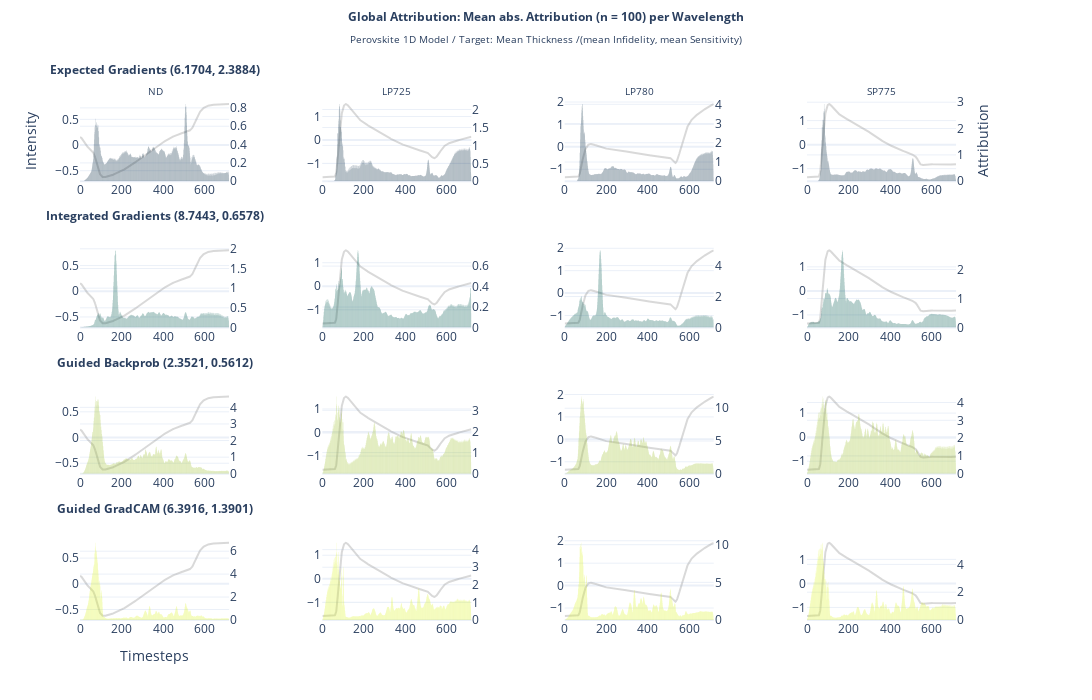

Notebook code cell kept with this figure:
### Code cell
import plotly.graph_objects as go


def format_title(title, subtitle=None, font_size=12, subtitle_font_size=10):
    title = f'<span style="font-size: {font_size}px;"><b>{title}</b></span>'
    if not subtitle:
        return title
    subtitle = f'<span style="font-size: {subtitle_font_size}px;">{subtitle}</span>'
    return f"{title}<br>{subtitle}"


from plotly.subplots import make_subplots

x = x_batch.mean(0)

fig = make_subplots(
    rows=4,
    cols=4,
    specs=[
        [
            {"secondary_y": True},
            {"secondary_y": True},
            {"secondary_y": True},
            {"secondary_y": True},
        ],
        [
            {"secondary_y": True},
            {"secondary_y": True},
            {"secondary_y": True},
            {"secondary_y": True},
        ],
        [
            {"secondary_y": True},
            {"secondary_y": True},
            {"secondary_y": True},
            {"secondary_y": True},
        ],
        [
            {"secondary_y": True},
            {"secondary_y": True},
            {"secondary_y": True},
            {"secondary_y": True},
        ],
    ],
    subplot_titles=(
        format_title(
            "Expected Gradients ("
            + str(np.round(infid_eg.numpy(), 4))
            + ", "
            + str(np.round(sens_eg.numpy(), 4))
            + ")",
            "ND",
        ),
        format_title("", "LP725"),
        format_title("", "LP780"),
        format_title("", "SP775"),
        format_title(
            "Integrated Gradients ("
            + str(np.round(infid_ig.numpy(), 4))
            + ", "
            + str(np.round(sens_ig.numpy(), 4))
            + ")",
            " ",
        ),
        None,
        None,
        None,
        format_title(
            "Guided Backprob ("
            + str(np.round(infid_gbp.numpy(), 4))
            + ", "
            + str(np.round(sens_gbp.numpy(), 4))
            + ")",
            " ",
        ),
        None,
        None,
        None,
        format_title(
            "Guided GradCAM ("
            + str(np.round(infid_ggc.numpy(), 4))
            + ", "
            + str(np.round(sens_ggc.numpy(), 4))
            + ")",
            " ",
        ),
        None,
        None,
        None,
    ),
)


fig.add_trace(
    go.Scatter(y=x[0], name="ND", marker_color="grey", opacity=0.3, showlegend=False),
    row=1,
    col=1,
)
fig.add_trace(
    go.Bar(
        y=attr_eg.squeeze()[0],
        marker_color="#042940",
        opacity=0.5,
        showlegend=False,
        marker_line_width=0,
    ),
    secondary_y=True,
    row=1,
    col=1,
)

fig.add_trace(
    go.Scatter(
        y=x[1], name="LP725", marker_color="grey", opacity=0.3, showlegend=False
    ),
    row=1,
    col=2,
)
fig.add_trace(
    go.Bar(
        y=attr_eg.squeeze()[1],
        marker_color="#042940",
        opacity=0.5,
        showlegend=False,
        marker_line_width=0,
    ),
    secondary_y=True,
    row=1,
    col=2,
)

fig.add_trace(
    go.Scatter(
        y=x[2], name="LP780", marker_color="grey", opacity=0.3, showlegend=False
    ),
    row=1,
    col=3,
)
fig.add_trace(
    go.Bar(
        y=attr_eg.squeeze()[2],
        marker_color="#042940",
        opacity=0.5,
        showlegend=False,
        marker_line_width=0,
    ),
    secondary_y=True,
    row=1,
    col=3,
)

fig.add_trace(
    go.Scatter(
        y=x[3], name="SP775", marker_color="grey", opacity=0.3, showlegend=False
    ),
    row=1,
    col=4,
)
fig.add_trace(
    go.Bar(
        y=attr_eg.squeeze()[3],
        marker_color="#042940",
        opacity=0.5,
        showlegend=False,
        marker_line_width=0,
    ),
    secondary_y=True,
    row=1,
    col=4,
)


fig.add_trace(
    go.Scatter(y=x[0], name="ND", marker_color="grey", opacity=0.3, showlegend=False),
    row=2,
    col=1,
)
fig.add_trace(
    go.Bar(
        y=attr_ig.squeeze()[0],
        marker_color="#005C53",
        opacity=0.5,
        showlegend=False,
        marker_line_width=0,
    ),
    secondary_y=True,
    row=2,
    col=1,
)

fig.add_trace(
    go.Scatter(
        y=x[1], name="LP725", marker_color="grey", opacity=0.3, showlegend=False
    ),
    row=2,
    col=2,
)
fig.add_trace(
    go.Bar(
        y=attr_ig.squeeze()[1],
        marker_color="#005C53",
        opacity=0.5,
        showlegend=False,
        marker_line_width=0,
    ),
    secondary_y=True,
    row=2,
    col=2,
)

fig.add_trace(
    go.Scatter(
        y=x[2], name="LP780", marker_color="grey", opacity=0.3, showlegend=False
    ),
    row=2,
    col=3,
)
fig.add_trace(
    go.Bar(
        y=attr_ig.squeeze()[2],
        marker_color="#005C53",
        opacity=0.5,
        showlegend=False,
        marker_line_width=0,
    ),
    secondary_y=True,
    row=2,
    col=3,
)

fig.add_trace(
    go.Scatter(
        y=x[3], name="SP775", marker_color="grey", opacity=0.3, showlegend=False
    ),
    row=2,
    col=4,
)
fig.add_trace(
    go.Bar(
        y=attr_ig.squeeze()[3],
        marker_color="#005C53",
        opacity=0.5,
        showlegend=False,
        marker_line_width=0,
    ),
    secondary_y=True,
    row=2,
    col=4,
)


fig.add_trace(
    go.Scatter(y=x[0], name="ND", marker_color="grey", opacity=0.3, showlegend=False),
    row=3,
    col=1,
)
fig.add_trace(
    go.Bar(
        y=attr_gbp.squeeze()[0],
        marker_color="#9FC131",
        opacity=0.5,
        showlegend=False,
        marker_line_width=0,
    ),
    secondary_y=True,
    row=3,
    col=1,
)

fig.add_trace(
    go.Scatter(
        y=x[1], name="LP725", marker_color="grey", opacity=0.3, showlegend=False
    ),
    row=3,
    col=2,
)
fig.add_trace(
    go.Bar(
        y=attr_gbp.squeeze()[1],
        marker_color="#9FC131",
        opacity=0.5,
        showlegend=False,
        marker_line_width=0,
    ),
    secondary_y=True,
    row=3,
    col=2,
)

fig.add_trace(
    go.Scatter(
        y=x[2], name="LP780", marker_color="grey", opacity=0.3, showlegend=False
    ),
    row=3,
    col=3,
)
fig.add_trace(
    go.Bar(
        y=attr_gbp.squeeze()[2],
        marker_color="#9FC131",
        opacity=0.5,
        showlegend=False,
        marker_line_width=0,
    ),
    secondary_y=True,
    row=3,
    col=3,
)

fig.add_trace(
    go.Scatter(
        y=x[3], name="SP775", marker_color="grey", opacity=0.3, showlegend=False
    ),
    row=3,
    col=4,
)
fig.add_trace(
    go.Bar(
        y=attr_gbp.squeeze()[3],
        marker_color="#9FC131",
        opacity=0.5,
        showlegend=False,
        marker_line_width=0,
    ),
    secondary_y=True,
    row=3,
    col=4,
)


fig.add_trace(
    go.Scatter(y=x[0], name="ND", marker_color="grey", opacity=0.3, showlegend=False),
    row=4,
    col=1,
)
fig.add_trace(
    go.Bar(
        y=attr_ggc.squeeze()[0],
        marker_color="#DBF227",
        opacity=0.5,
        showlegend=False,
        marker_line_width=0,
    ),
    secondary_y=True,
    row=4,
    col=1,
)

fig.add_trace(
    go.Scatter(
        y=x[1], name="LP725", marker_color="grey", opacity=0.3, showlegend=False
    ),
    row=4,
    col=2,
)
fig.add_trace(
    go.Bar(
        y=attr_ggc.squeeze()[1],
        marker_color="#DBF227",
        opacity=0.5,
        showlegend=False,
        marker_line_width=0,
    ),
    secondary_y=True,
    row=4,
    col=2,
)

fig.add_trace(
    go.Scatter(
        y=x[2], name="LP780", marker_color="grey", opacity=0.3, showlegend=False
    ),
    row=4,
    col=3,
)
fig.add_trace(
    go.Bar(
        y=attr_ggc.squeeze()[2],
        marker_color="#DBF227",
        opacity=0.5,
        showlegend=False,
        marker_line_width=0,
    ),
    secondary_y=True,
    row=4,
    col=3,
)

fig.add_trace(
    go.Scatter(
        y=x[3], name="SP775", marker_color="grey", opacity=0.3, showlegend=False
    ),
    row=4,
    col=4,
)
fig.add_trace(
    go.Bar(
        y=attr_ggc.squeeze()[3],
        marker_color="#DBF227",
        opacity=0.5,
        showlegend=False,
        marker_line_width=0,
    ),
    secondary_y=True,
    row=4,
    col=4,
)

fig.update_yaxes(title=None)
fig.update_yaxes(title_text=None, secondary_y=True)
fig.update_xaxes(title=None)

fig.update_yaxes(title="Intensity", row=1, col=1)
fig.update_yaxes(title_text=None, secondary_y=True, row=1, col=1)
fig.update_yaxes(title_text="Attribution", secondary_y=True, row=1, col=4)
fig.update_xaxes(title="Timesteps", row=4, col=1)

if target == "pce":
    subtitle = "Perovskite 1D Model / Target: PCE /(mean Infidelity, mean Sensitivity)"
else:
    subtitle = "Perovskite 1D Model / Target: Mean Thickness /(mean Infidelity, mean Sensitivity)"

fig.update_layout(
    title=format_title(
        "Global Attribution: Mean abs. Attribution (n = "
        + str(batch_size)
        + ") per Wavelength",
        subtitle,
    ),
    legend_title=None,
    title_y=0.97,
    title_x=0.5,
    template="plotly_white",
    height=700,
    width=1400,
)

fig.write_image("xai/images/" + target +"/1D/1D_cmp_global_wl.png", scale=2)

fig.show()

### Figure 1 — Plotly figure (JSON) as saved in the notebook; plotly's stock layout.template omitted (floating-point values rounded to 4 significant figures; data arrays with more than 128 entries replaced by an {"elided": "..."} marker saying what was removed)
{"data": [{"marker": {"color": "grey"}, "name": "ND", "opacity": 0.3, "showlegend": false, "type": "scatter", "xaxis": "x", "y": {"elided": "719 float values"}, "yaxis": "y"}, {"marker": {"color": "#042940", "line": {"width": 0}}, "opacity": 0.5, "showlegend": false, "type": "bar", "xaxis": "x", "y": {"elided": "719 float values"}, "yaxis": "y2"}, {"marker": {"color": "grey"}, "name": "LP725", "opacity": 0.3, "showlegend": false, "type": "scatter", "xaxis": "x2", "y": {"elided": "719 float values"}, "yaxis": "y3"}, {"marker": {"color": "#042940", "line": {"width": 0}}, "opacity": 0.5, "showlegend": false, "type": "bar", "xaxis": "x2", "y": {"elided": "719 float values"}, "yaxis": "y4"}, {"marker": {"color": "grey"}, "name": "LP780", "opacity": 0.3, "showlegend": false, "type": "scatter", "xaxis": "x3", "y": {"elided": "719 float values"}, "yaxis": "y5"}, {"marker": {"color": "#042940", "line": {"width": 0}}, "opacity": 0.5, "showlegend": false, "type": "bar", "xaxis": "x3", "y": {"elided": "719 float values"}, "yaxis": "y6"}, {"marker": {"color": "grey"}, "name": "SP775", "opacity": 0.3, "showlegend": false, "type": "scatter", "xaxis": "x4", "y": {"elided": "719 float values"}, "yaxis": "y7"}, {"marker": {"color": "#042940", "line": {"width": 0}}, "opacity": 0.5, "showlegend": false, "type": "bar", "xaxis": "x4", "y": {"elided": "719 float values"}, "yaxis": "y8"}, {"marker": {"color": "grey"}, "name": "ND", "opacity": 0.3, "showlegend": false, "type": "scatter", "xaxis": "x5", "y": {"elided": "719 float values"}, "yaxis": "y9"}, {"marker": {"color": "#005C53", "line": {"width": 0}}, "opacity": 0.5, "showlegend": false, "type": "bar", "xaxis": "x5", "y": {"elided": "719 float values"}, "yaxis": "y10"}, {"marker": {"color": "grey"}, "name": "LP725", "opacity": 0.3, "showlegend": false, "type": "scatter", "xaxis": "x6", "y": {"elided": "719 float values"}, "yaxis": "y11"}, {"marker": {"color": "#005C53", "line": {"width": 0}}, "opacity": 0.5, "showlegend": false, "type": "bar", "xaxis": "x6", "y": {"elided": "719 float values"}, "yaxis": "y12"}, {"marker": {"color": "grey"}, "name": "LP780", "opacity": 0.3, "showlegend": false, "type": "scatter", "xaxis": "x7", "y": {"elided": "719 float values"}, "yaxis": "y13"}, {"marker": {"color": "#005C53", "line": {"width": 0}}, "opacity": 0.5, "showlegend": false, "type": "bar", "xaxis": "x7", "y": {"elided": "719 float values"}, "yaxis": "y14"}, {"marker": {"color": "grey"}, "name": "SP775", "opacity": 0.3, "showlegend": false, "type": "scatter", "xaxis": "x8", "y": {"elided": "719 float values"}, "yaxis": "y15"}, {"marker": {"color": "#005C53", "line": {"width": 0}}, "opacity": 0.5, "showlegend": false, "type": "bar", "xaxis": "x8", "y": {"elided": "719 float values"}, "yaxis": "y16"}, {"marker": {"color": "grey"}, "name": "ND", "opacity": 0.3, "showlegend": false, "type": "scatter", "xaxis": "x9", "y": {"elided": "719 float values"}, "yaxis": "y17"}, {"marker": {"color": "#9FC131", "line": {"width": 0}}, "opacity": 0.5, "showlegend": false, "type": "bar", "xaxis": "x9", "y": {"elided": "719 float values"}, "yaxis": "y18"}, {"marker": {"color": "grey"}, "name": "LP725", "opacity": 0.3, "showlegend": false, "type": "scatter", "xaxis": "x10", "y": {"elided": "719 float values"}, "yaxis": "y19"}, {"marker": {"color": "#9FC131", "line": {"width": 0}}, "opacity": 0.5, "showlegend": false, "type": "bar", "xaxis": "x10", "y": {"elided": "719 float values"}, "yaxis": "y20"}, {"marker": {"color": "grey"}, "name": "LP780", "opacity": 0.3, "showlegend": false, "type": "scatter", "xaxis": "x11", "y": {"elided": "719 float values"}, "yaxis": "y21"}, {"marker": {"color": "#9FC131", "line": {"width": 0}}, "opacity": 0.5, "showlegend": false, "type": "bar", "xaxis": "x11", "y": {"elided": "719 float values"}, "yaxis": "y22"}, {"marker": {"color": "grey"}, "name": "SP775", "opacity": 0.3, "showlegend": false, "type": "scatter", "xaxis": "x12", "y": {"elided": "719 float values"}, "yaxis": "y23"}, {"marker": {"color": "#9FC131", "line": {"width": 0}}, "opacity": 0.5, "showlegend": false, "type": "bar", "xaxis": "x12", "y": {"elided": "719 float values"}, "yaxis": "y24"}, {"marker": {"color": "grey"}, "name": "ND", "opacity": 0.3, "showlegend": false, "type": "scatter", "xaxis": "x13", "y": {"elided": "719 float values"}, "yaxis": "y25"}, {"marker": {"color": "#DBF227", "line": {"width": 0}}, "opacity": 0.5, "showlegend": false, "type": "bar", "xaxis": "x13", "y": {"elided": "719 float values"}, "yaxis": "y26"}, {"marker": {"color": "grey"}, "name": "LP725", "opacity": 0.3, "showlegend": false, "type": "scatter", "xaxis": "x14", "y": {"elided": "719 float values"}, "yaxis": "y27"}, {"marker": {"color": "#DBF227", "line": {"width": 0}}, "opacity": 0.5, "showlegend": false, "type": "bar", "xaxis": "x14", "y": {"elided": "719 float values"}, "yaxis": "y28"}, {"marker": {"color": "grey"}, "name": "LP780", "opacity": 0.3, "showlegend": false, "type": "scatter", "xaxis": "x15", "y": {"elided": "719 float values"}, "yaxis": "y29"}, {"marker": {"color": "#DBF227", "line": {"width": 0}}, "opacity": 0.5, "showlegend": false, "type": "bar", "xaxis": "x15", "y": {"elided": "719 float values"}, "yaxis": "y30"}, {"marker": {"color": "grey"}, "name": "SP775", "opacity": 0.3, "showlegend": false, "type": "scatter", "xaxis": "x16", "y": {"elided": "719 float values"}, "yaxis": "y31"}, {"marker": {"color": "#DBF227", "line": {"width": 0}}, "opacity": 0.5, "showlegend": false, "type": "bar", "xaxis": "x16", "y": {"elided": "719 float values"}, "yaxis": "y32"}], "layout": {"annotations": [{"font": {"size": 16}, "showarrow": false, "text": "<span style=\"font-size: 12px;\"><b>Expected Gradients (6.1704, 2.3884)</b></span><br><span style=\"font-size: 10px;\">ND</span>", "x": 0.08, "xanchor": "center", "xref": "paper", "y": 1, "yanchor": "bottom", "yref": "paper"}, {"font": {"size": 16}, "showarrow": false, "text": "<span style=\"font-size: 12px;\"><b></b></span><br><span style=\"font-size: 10px;\">LP725</span>", "x": 0.34, "xanchor": "center", "xref": "paper", "y": 1, "yanchor": "bottom", "yref": "paper"}, {"font": {"size": 16}, "showarrow": false, "text": "<span style=\"font-size: 12px;\"><b></b></span><br><span style=\"font-size: 10px;\">LP780</span>", "x": 0.6, "xanchor": "center", "xref": "paper", "y": 1, "yanchor": "bottom", "yref": "paper"}, {"font": {"size": 16}, "showarrow": false, "text": "<span style=\"font-size: 12px;\"><b></b></span><br><span style=\"font-size: 10px;\">SP775</span>", "x": 0.86, "xanchor": "center", "xref": "paper", "y": 1, "yanchor": "bottom", "yref": "paper"}, {"font": {"size": 16}, "showarrow": false, "text": "<span style=\"font-size: 12px;\"><b>Integrated Gradients (8.7443, 0.6578)</b></span><br><span style=\"font-size: 10px;\"> </span>", "x": 0.08, "xanchor": "center", "xref": "paper", "y": 0.7188, "yanchor": "bottom", "yref": "paper"}, {"font": {"size": 16}, "showarrow": false, "text": "<span style=\"font-size: 12px;\"><b>Guided Backprob (2.3521, 0.5612)</b></span><br><span style=\"font-size: 10px;\"> </span>", "x": 0.08, "xanchor": "center", "xref": "paper", "y": 0.4375, "yanchor": "bottom", "yref": "paper"}, {"font": {"size": 16}, "showarrow": false, "text": "<span style=\"font-size: 12px;\"><b>Guided GradCAM (6.3916, 1.3901)</b></span><br><span style=\"font-size: 10px;\"> </span>", "x": 0.08, "xanchor": "center", "xref": "paper", "y": 0.1562, "yanchor": "bottom", "yref": "paper"}], "height": 700, "legend": {"title": {}}, "title": {"text": "<span style=\"font-size: 12px;\"><b>Global Attribution: Mean abs. Attribution (n = 100) per Wavelength</b></span><br><span style=\"font-size: 10px;\">Perovskite 1D Model / Target: Mean Thickness /(mean Infidelity, mean Sensitivity)</span>", "x": 0.5, "y": 0.97}, "width": 1400, "xaxis": {"anchor": "y", "domain": [0, 0.16], "title": {}}, "xaxis10": {"anchor": "y19", "domain": [0.26, 0.42], "title": {}}, "xaxis11": {"anchor": "y21", "domain": [0.52, 0.68], "title": {}}, "xaxis12": {"anchor": "y23", "domain": [0.78, 0.94], "title": {}}, "xaxis13": {"anchor": "y25", "domain": [0, 0.16], "title": {"text": "Timesteps"}}, "xaxis14": {"anchor": "y27", "domain": [0.26, 0.42], "title": {}}, "xaxis15": {"anchor": "y29", "domain": [0.52, 0.68], "title": {}}, "xaxis16": {"anchor": "y31", "domain": [0.78, 0.94], "title": {}}, "xaxis2": {"anchor": "y3", "domain": [0.26, 0.42], "title": {}}, "xaxis3": {"anchor": "y5", "domain": [0.52, 0.68], "title": {}}, "xaxis4": {"anchor": "y7", "domain": [0.78, 0.94], "title": {}}, "xaxis5": {"anchor": "y9", "domain": [0, 0.16], "title": {}}, "xaxis6": {"anchor": "y11", "domain": [0.26, 0.42], "title": {}}, "xaxis7": {"anchor": "y13", "domain": [0.52, 0.68], "title": {}}, "xaxis8": {"anchor": "y15", "domain": [0.78, 0.94], "title": {}}, "xaxis9": {"anchor": "y17", "domain": [0, 0.16], "title": {}}, "yaxis": {"anchor": "x", "domain": [0.8438, 1], "title": {"text": "Intensity"}}, "yaxis10": {"anchor": "x5", "overlaying": "y9", "side": "right", "title": {}}, "yaxis11": {"anchor": "x6", "domain": [0.5625, 0.7188], "title": {}}, "yaxis12": {"anchor": "x6", "overlaying": "y11", "side": "right", "title": {}}, "yaxis13": {"anchor": "x7", "domain": [0.5625, 0.7188], "title": {}}, "yaxis14": {"anchor": "x7", "overlaying": "y13", "side": "right", "title": {}}, "yaxis15": {"anchor": "x8", "domain": [0.5625, 0.7188], "title": {}}, "yaxis16": {"anchor": "x8", "overlaying": "y15", "side": "right", "title": {}}, "yaxis17": {"anchor": "x9", "domain": [0.2812, 0.4375], "title": {}}, "yaxis18": {"anchor": "x9", "overlaying": "y17", "side": "right", "title": {}}, "yaxis19": {"anchor": "x10", "domain": [0.2812, 0.4375], "title": {}}, "yaxis2": {"anchor": "x", "overlaying": "y", "side": "right", "title": {}}, "yaxis20": {"anchor": "x10", "overlaying": "y19", "side": "right", "title": {}}, "yaxis21": {"anchor": "x11", "domain": [0.2812, 0.4375], "title": {}}, "yaxis22": {"anchor": "x11", "overlaying": "y21", "side": "right", "title": {}}, "yaxis23": {"anchor": "x12", "domain": [0.2812, 0.4375], "title": {}}, "yaxis24": {"anchor": "x12", "overlaying": "y23", "side": "right", "title": {}}, "yaxis25": {"anchor": "x13", "domain": [0, 0.1562], "title": {}}, "yaxis26": {"anchor": "x13", "overlaying": "y25", "side": "right", "title": {}}, "yaxis27": {"anchor": "x14", "domain": [0, 0.1562], "title": {}}, "yaxis28": {"anchor": "x14", "overlaying": "y27", "side": "right", "title": {}}, "yaxis29": {"anchor": "x15", "domain": [0, 0.1562], "title": {}}, "yaxis3": {"anchor": "x2", "domain": [0.8438, 1], "title": {}}, "yaxis30": {"anchor": "x15", "overlaying": "y29", "side": "right", "title": {}}, "yaxis31": {"anchor": "x16", "domain": [0, 0.1562], "title": {}}, "yaxis32": {"anchor": "x16", "overlaying": "y31", "side": "right", "title": {}}, "yaxis4": {"anchor": "x2", "overlaying": "y3", "side": "right", "title": {}}, "yaxis5": {"anchor": "x3", "domain": [0.8438, 1], "title": {}}, "yaxis6": {"anchor": "x3", "overlaying": "y5", "side": "right", "title": {}}, "yaxis7": {"anchor": "x4", "domain": [0.8438, 1], "title": {}}, "yaxis8": {"anchor": "x4", "overlaying": "y7", "side": "right", "title": {"text": "Attribution"}}, "yaxis9": {"anchor": "x5", "domain": [0.5625, 0.7188], "title": {}}}}
